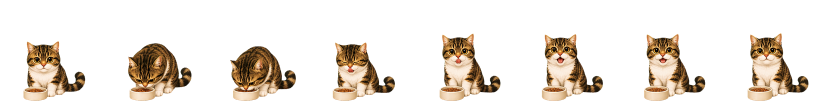
#> input picture openpets/plugins/openpets.shared-pet/assets/feed-v2.webp, 1664 x 208 px (shown at 1/2 size)
$ python validate_sprite_assets.py
#> lines starting #> are read from the running program, lines starting #| are printed output that depends on the picture
"""Pixel-level quality gates for project-owned OpenPets animation assets."""

from __future__ import annotations

from pathlib import Path

from PIL import Image


ROOT = Path(__file__).resolve().parents[1]
FEED = ROOT / "openpets" / "plugins" / "openpets.shared-pet" / "assets" / "feed-v2.webp"
FRAME_WIDTH = 208
FRAME_HEIGHT = 208
FRAME_COUNT = 8
MINIMUM_MARGIN = 6


def validate_feed(path: Path = FEED) -> dict[str, int]:
    image = Image.open(path).convert("RGBA")
#> image is the input picture: PIL image 1664x208 RGBA; mean R, G, B, A 35.3, 28.2, 20.5, 54.6
    expected_size = (FRAME_WIDTH * FRAME_COUNT, FRAME_HEIGHT)
    if image.size != expected_size:
        raise RuntimeError(f"Feed sprite is {image.size}, expected {expected_size}.")

    hidden_rgb = 0
    visible_key = 0
    pixels = image.tobytes()
    for offset in range(0, len(pixels), 4):
        red, green, blue, alpha = pixels[offset:offset + 4]
        if alpha == 0 and (red or green or blue):
            hidden_rgb += 1
        if alpha > 0 and green > 96 and green > red * 1.45 and green > blue * 1.45:
            visible_key += 1
#> this loop made 346112 passes
#> offset on passes 2 to 4: 4, 8, 12
#> after the loop, hidden_rgb = 0; visible_key = 0
    if hidden_rgb:
        raise RuntimeError(f"Feed sprite retains RGB color in {hidden_rgb} fully transparent pixels.")
    if visible_key:
        raise RuntimeError(f"Feed sprite retains {visible_key} visible chroma-key pixels.")

    minimum_margin = min(FRAME_WIDTH, FRAME_HEIGHT)
    nonempty_pixels = 0
    ground_lines: list[int] = []
    for index in range(FRAME_COUNT):
        frame = image.crop((index * FRAME_WIDTH, 0, (index + 1) * FRAME_WIDTH, FRAME_HEIGHT))
        alpha = frame.getchannel("A")
        bounds = alpha.getbbox()
        if bounds is None:
            raise RuntimeError(f"Feed frame {index} is empty.")
        left, top, right, bottom = bounds
        margin = min(left, top, FRAME_WIDTH - right, FRAME_HEIGHT - bottom)
        minimum_margin = min(minimum_margin, margin)
        if margin < MINIMUM_MARGIN:
            raise RuntimeError(f"Feed frame {index} has only {margin}px transparent margin.")
        ground_lines.append(bottom)
        nonempty_pixels += sum(1 for value in alpha.tobytes() if value > 0)
#> this loop made 8 passes
#> (bounds, left, top, right, nonempty_pixels) on passes 1 to 8: ((46, 82, 171, 202), 46, 82, 171, 8994), ((48, 86, 176, 202), 48, 86, 176, 18991), ((44, 92, 176, 202), 44, 92, 176, 28552), ((41, 84, 166, 202), 41, 84, 166, 37476), ((47, 67, 169, 202), 47, 67, 169, 47177), ((43, 68, 166, 202), 43, 68, 166, 56888), ((40, 67, 163, 202), 40, 67, 163, 66656), ((39, 66, 161, 202), 39, 66, 161, 76378)
#> pass 1, in validate_feed, `frame = image.crop((index * FRAME_WIDTH, 0, (index + 1) * FRAME_WIDTH,..`:
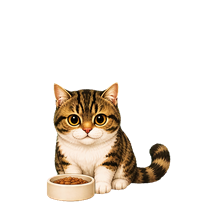
#> frame: PIL image 208x208 RGBA; mean R, G, B, A 34.9, 28.2, 20.8, 51.3; transparent parts drawn white
#> pass 1, in validate_feed, `alpha = frame.getchannel("A")`:
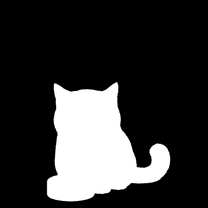
#> alpha: PIL image 208x208 L; min 0, max 255, mean 51.3
#> pass 2, in validate_feed, `frame = image.crop((index * FRAME_WIDTH, 0, (index + 1) * FRAME_WIDTH,..`:
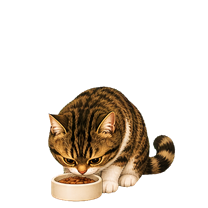
#> frame: PIL image 208x208 RGBA; mean R, G, B, A 30.7, 23, 14.6, 57.4; transparent parts drawn white
#> pass 2, in validate_feed, `alpha = frame.getchannel("A")`:
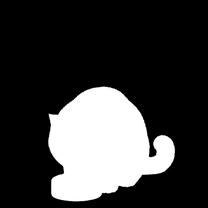
#> alpha: PIL image 208x208 L; min 0, max 255, mean 57.4
#> after the loop, ground_lines = [202, 202, 202, 202, 202, 202, 202, 202]; nonempty_pixels = 76378
    if len(set(ground_lines)) != 1:
        raise RuntimeError(f"Feed frames do not share a stable ground line: {ground_lines}.")

    return {
        "frames": FRAME_COUNT,
        "minimum_margin": minimum_margin,
        "ground_line": ground_lines[0],
        "visible_pixels": nonempty_pixels,
    }


def main() -> None:
    metrics = validate_feed()
#> metrics = {'frames': 8, 'minimum_margin': 6, 'ground_line': 202, 'visible_pixels': 76378}
    print(
        "Feed sprite validated: "
        f"{metrics['frames']} frames, {metrics['minimum_margin']}px minimum margin, "
        f"ground line {metrics['ground_line']}, {metrics['visible_pixels']} visible pixels."
    )
#| Feed sprite validated: 8 frames, 6px minimum margin, ground line 202, 76378 visible pixels.


if __name__ == "__main__":
    main()
